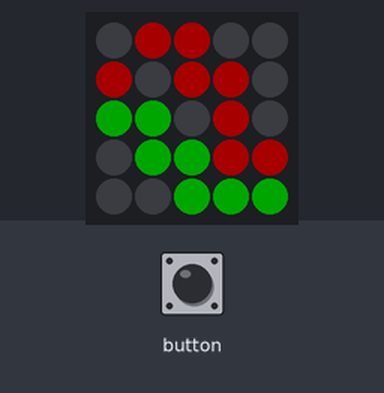
The sketch below on a simulated ESP32. Parts: 5×5 RGB LED matrix (first LED top left, wired row by row). Inputs (shaded band) come from the test bench. Dim RGB values are drawn brighter than linear.

Above: at 11.2 s.
11.3 s: button pressed for 0.15 s
At 11.9 s:
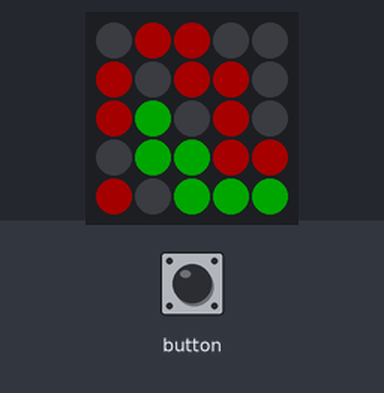
12.9 s: button pressed for 1 s
At 13.2 s:
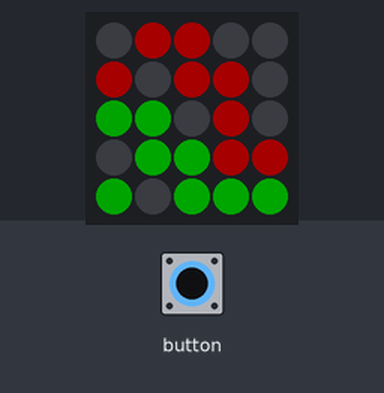
15.4 s: button pressed for 0.15 s
At 16.4 s:
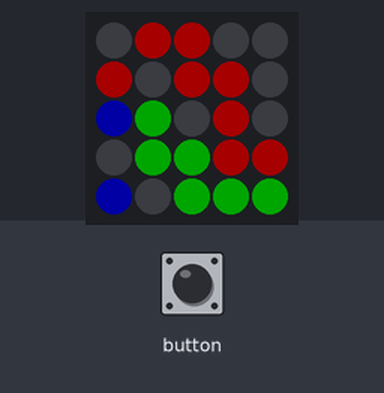
17.0 s: button pressed for 3.2 s
At 17.8 s:
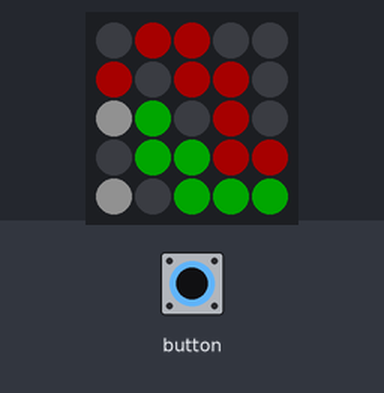
Timing chart, 0 to 20.0 s (numbered marks = the images above; inputs shaded):
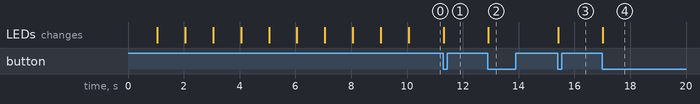

The sketch:

LedSet.ino
```cpp
#include "M5Atom.h"

//
// M5 ATOM display API : https://github.com/m5stack/M5Atom
//

// File URLD:/Download/color.c
// Image Size: width=20,height=5
// Data  Size: 302
const unsigned char image_color[302]=
{
/* width  020 */ 0x14,
/* height 005 */ 0x05,
/* Line   000 */ 0x00,0xff,0x00, 0x00,0x00,0x00, 0x00,0x00,0x00, 0x00,0x00,0x00, 0x00,0x00,0x00, 0xff,0x00,0x00, 0xff,0x00,0x00, 0xff,0x00,0x00, 0xff,0x00,0x00, 0x00,0x00,0x00, 0x00,0xff,0x00, 0x00,0xff,0x00, 0x00,0x00,0x00, 0x00,0x00,0x00, 0x00,0x00,0x00, 0x00,0x00,0x00, 0xff,0x00,0x00, 0xff,0x00,0x00, 0x00,0x00,0x00, 0x00,0x00,0x00, //
/* Line   001 */ 0x00,0xff,0x00, 0x00,0xff,0x00, 0x00,0xff,0x00, 0x00,0xff,0x00, 0xff,0x00,0x00, 0xff,0x00,0x00, 0x00,0x00,0x00, 0x00,0x00,0x00, 0xff,0x00,0x00, 0x00,0xff,0x00, 0x00,0x00,0x00, 0x00,0xff,0x00, 0x00,0xff,0x00, 0x00,0x00,0x00, 0x00,0x00,0x00, 0x00,0xff,0x00, 0xff,0x00,0x00, 0x00,0xff,0x00, 0xff,0x00,0x00, 0xff,0x00,0x00, //
/* Line   002 */ 0x00,0x00,0x00, 0x00,0x00,0x00, 0xff,0x00,0x00, 0xff,0x00,0x00, 0x00,0xff,0x00, 0x00,0x00,0x00, 0x00,0x00,0x00, 0x00,0x00,0x00, 0x00,0xff,0x00, 0xff,0x00,0x00, 0xff,0x00,0x00, 0x00,0x00,0x00, 0x00,0xff,0x00, 0x00,0x00,0x00, 0x00,0xff,0x00, 0x00,0x00,0x00, 0xff,0x00,0x00, 0x00,0xff,0x00, 0x00,0x00,0x00, 0x00,0xff,0x00, //
/* Line   003 */ 0xff,0x00,0x00, 0xff,0x00,0x00, 0xff,0x00,0x00, 0x00,0x00,0x00, 0x00,0xff,0x00, 0x00,0x00,0x00, 0x00,0x00,0x00, 0x00,0xff,0x00, 0x00,0x00,0x00, 0x00,0x00,0x00, 0xff,0x00,0x00, 0xff,0x00,0x00, 0x00,0xff,0x00, 0x00,0xff,0x00, 0x00,0x00,0x00, 0xff,0x00,0x00, 0xff,0x00,0x00, 0x00,0xff,0x00, 0x00,0x00,0x00, 0x00,0xff,0x00, //
/* Line   004 */ 0x00,0x00,0x00, 0x00,0x00,0x00, 0x00,0x00,0x00, 0x00,0x00,0x00, 0x00,0xff,0x00, 0x00,0xff,0x00, 0x00,0xff,0x00, 0x00,0x00,0x00, 0x00,0x00,0x00, 0x00,0x00,0x00, 0x00,0x00,0x00, 0xff,0x00,0x00, 0xff,0x00,0x00, 0xff,0x00,0x00, 0xff,0x00,0x00, 0xff,0x00,0x00, 0x00,0x00,0x00, 0x00,0xff,0x00, 0x00,0xff,0x00, 0x00,0xff,0x00, //
};

void setup()
{
    int i ;

    M5.begin(true, false, true);
    delay(50);
    M5.dis.clear() ; //drawpix(10, 0xf00000);

    //  void displaybuff(uint8_t *buffptr, int8_t offsetx = 0, int8_t offsety = 0)
    //  offsetx:  往右是負值
    //
    //M5.dis.displaybuff((uint8_t *)image_color,-1,0) ;

    for(i=0;i<10;i++)
    {
      delay(1000) ;
      M5.dis.displaybuff((uint8_t *)image_color,-1*i,0) ;
    }

    //M5.dis.animation((uint8_t *)image_color, 1, LED_Display::kMoveLeft,1) ;
}

uint8_t FSM = 0;

void loop()
{
    if (M5.Btn.wasPressed())
    {

        switch (FSM)
        {
        case 0:
            M5.dis.drawpix(10, 0xf00000);
            M5.dis.drawpix(20, 0xf00000);
            break;
        case 1:
            M5.dis.drawpix(10, 0x00f000);
            M5.dis.drawpix(20, 0x00f000);
            break;
        case 2:
            M5.dis.drawpix(10, 0x0000f0);
            M5.dis.drawpix(20, 0x0000f0);
            break;
        case 3:
            M5.dis.drawpix(10, 0x707070);
            M5.dis.drawpix(20, 0x707070);
            break;
        default:
            break;
        }
        FSM++;
        if (FSM >= 4)
        {
            FSM = 0;
        }
    }

    delay(50);
    M5.update();
}


/*
#include <FastLED.h>

#define NUM_LEDS 25
#define DATA_PIN 27

CRGB leds[NUM_LEDS];

void setup() {
  Serial.begin(115200);
  delay(1000);

  Serial.println("");
  Serial.println("Initializing M5Stack Atom Matrix");
  //M5.begin(true, false, true);  //not needed

  // Initialize the FastLED library for this device's configuration
  Serial.println("\nInitializing FastLED");
  //FastLED.addLeds<WS2812, DATA_PIN>(leds, NUM_LEDS);
  FastLED.addLeds<WS2812, DATA_PIN, GRB>(leds, NUM_LEDS);

  // M5Stack recommends not setting this value greater than 20
  // to avoid melting the screen/cover over the LEDs
  Serial.println("Setting brightness");
  FastLED.setBrightness(20);
  Serial.println("Finishing setup");
}

void loop() {
  // Initialize all device LEDs to off (black), one at a time
  Serial.println("Clearing display");
  for(int num=0; num<NUM_LEDS; num++) {
    Serial.println(num);
    leds[num] = CRGB::Black;
    FastLED.show();
    delay(50);
  }
  delay(500);
  // Initialize device LEDs to on (red), one at a time
  Serial.println("Showing LEDs");
  for(int num=0; num<NUM_LEDS; num++) {
    Serial.println(num);
    leds[num] = CRGB::Red;
    FastLED.show();
    delay(50);
  }
}
*/
```

Measured:
- after the input at 11.3 s, the LEDs: change at once (image 1)
- after the input at 12.9 s, the LEDs: change at once (image 2)
- after the input at 15.4 s, the LEDs: change at once (image 3)
- after the input at 17.0 s, the LEDs: change at once (image 4)
